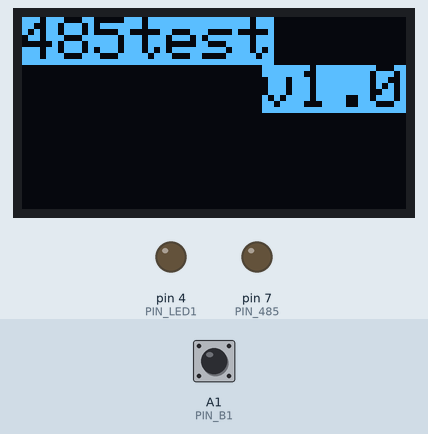
This program was run on a simulated SparkFun Pro Micro, built with avr-gcc and run on an emulated ATmega32U4. Parts: 128×64 one-colour display, output pins drawn as LEDs (lit = HIGH). The inputs (shaded band) are chosen by the test bench; at power-on: A1 (PIN_B1) HIGH.

Above: at 0.1 s.

The program:

main.cpp
```cpp
#include <FlexiTimer2.h>
#include <header.h>

// 27, 25, 24
#define ID 0x01  // ch ID

#define PIN_485 7

volatile bool pressed = false;

void setup() {
  Serial.begin(9600);
  Serial1.begin(31250);  // 485

  oled = Oled();
  oled.setup();
  oled.clear();

  button = Button();
  button.pressed_handler = on_pressed;
  button.released_handler = on_released;

  led = Led();

  pinMode(PIN_485, OUTPUT);  // 485 Enable
  digitalWrite(PIN_485, 0);  // 485 is receive

  FlexiTimer2::set(5 * ID, response);
}

void loop() {
  button.scan();
  delay(5);
}

void on_pressed() { pressed = true; }

void on_released() {}

void serialEvent1() {
  while (Serial1.available()) {
    byte input = (byte)Serial1.read();
    if (input == 0xf0) {
      FlexiTimer2::start();
    }
  }
}

void response() {
  FlexiTimer2::stop();

  if (pressed) {
    byte data = 0x80 + ID;
    digitalWrite(PIN_485, 1);
    Serial1.write(data);
    Serial1.flush();
    digitalWrite(PIN_485, 0);
    pressed = false;
  }
}
```

button.h
```cpp
#include <Arduino.h>
#include <ArduinoSTL.h>

using namespace std;

#define PIN_B1 A1

#define CHATTERING_THRESHOLD 5

struct Button;
typedef void (*handler)();

struct Button {
  int pin = PIN_B1;
  vector<int> counter = {0, 0, 0};

  handler pressed_handler;
  handler released_handler;

  Button();

  void scan();
};
```

header.h
```cpp
#include <Arduino.h>
#include <button.h>
#include <led.h>
#include <oled.h>

Oled oled;
Button button;
Led led;

void on_pressed();
void on_released();

void response();
```

led.h
```cpp
#include <Arduino.h>

#define PIN_LED1 4

struct Led {
  Led();

  void on();
  void off();
};
```

oled.h
```cpp
#include <Adafruit_GFX.h>
#include <Adafruit_SSD1306.h>
#include <SPI.h>
#include <Wire.h>

#define SCREEN_WIDTH 128  // OLED display width, in pixels
#define SCREEN_HEIGHT 64  // OLED display height, in pixels

#define OLED_RESET 4
#define SCREEN_ADDRESS 0x3C

struct Oled : public Adafruit_SSD1306 {
  Oled() : Adafruit_SSD1306(SCREEN_WIDTH, SCREEN_HEIGHT, &Wire, OLED_RESET) {}

  void setup();
  void base();
  void clear();

  void on_pressed();
  void on_released();
};
```

button.cpp
```cpp
#include <button.h>

Button::Button() { pinMode(pin, INPUT_PULLUP); }

void Button::scan() {
  if (digitalRead(pin) == LOW) {
    counter[1] = 0;
    counter[0] += counter[0] <= CHATTERING_THRESHOLD;
  } else {
    counter[0] = 0;
    counter[1] += counter[1] <= CHATTERING_THRESHOLD;
  }

  if (counter[0] == CHATTERING_THRESHOLD) {
    if (counter[2] == 0) {
      pressed_handler();
      counter[2] = 1;
    }
  }
  if (counter[1] == CHATTERING_THRESHOLD) {
    if (counter[2] != 0) {
      released_handler();
      counter[2] = 0;
    }
  }
}
```

led.cpp
```cpp
#include <led.h>

Led::Led() {
  pinMode(PIN_LED1, OUTPUT);
  digitalWrite(PIN_LED1, LOW);
}

void Led::on() { digitalWrite(PIN_LED1, HIGH); }
void Led::off() { digitalWrite(PIN_LED1, LOW); }
```

oled.cpp
```cpp
#include <oled.h>

void Oled::setup() { begin(SSD1306_SWITCHCAPVCC, SCREEN_ADDRESS); }

void Oled::base() {
  setRotation(2);
  setTextSize(2);
  setTextColor(SSD1306_BLACK, SSD1306_WHITE);  // Draw 'inverse' text
  setCursor(0, 0);
  print("485test");
  setCursor(80, 16);
  print("v1.0");
}

void Oled::clear() {
  clearDisplay();
  base();
  display();
}

void Oled::on_pressed() {
  clearDisplay();
  base();

  setCursor(44, 48);
  setTextColor(SSD1306_WHITE);
  setTextSize(2);  // Draw 2X-scale text
  print("pressed");
  display();
}

void Oled::on_released() {
  clearDisplay();
  base();

  setCursor(32, 48);
  setTextColor(SSD1306_WHITE);
  setTextSize(2);  // Draw 2X-scale text
  print("released");
  display();
}
```
